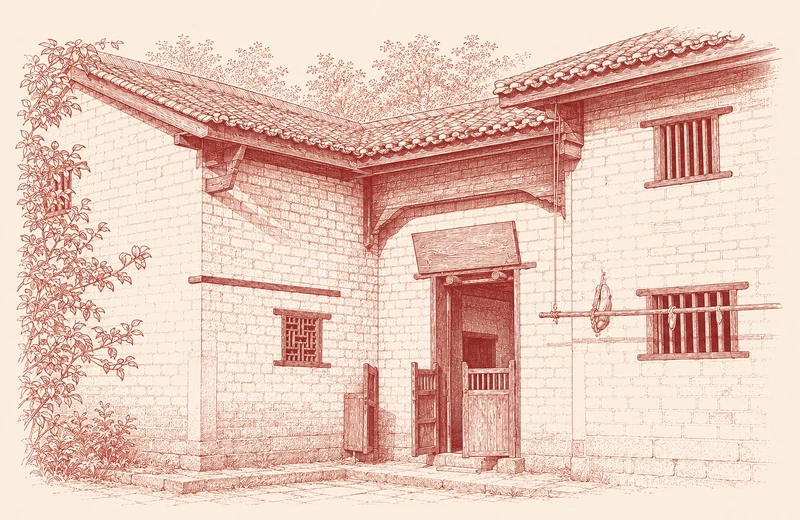
#> input picture offline-dist/landmarks/JGS05-bajiaolou.webp, 800 x 520 px
$ python -i enhance-current-lineart.py   (imports and definitions only)
#> lines starting #> are read from the running program, lines starting #| are printed output that depends on the picture
#> further down, picture is the input picture: PIL image 800x520 RGB; mean R, G, B 231.5, 199.6, 185.4
#!/usr/bin/env python3
"""Strengthen the existing verified line-art assets without changing composition.

The current WebP files are treated as the sole visual source. The transformation
only increases the opacity and local continuity of marks that already exist, so
architecture, perspective, cropping, and landmark details remain unchanged.
"""

from __future__ import annotations

import argparse
from pathlib import Path

from PIL import Image, ImageChops, ImageFilter


BACKGROUND = (248, 239, 222)
INK = (154, 56, 48)
EXCLUDED = {"JGS05-bajiaolou.webp", "JGS07-dajing.webp"}


def estimate_ink_mask(image: Image.Image) -> Image.Image:
    """Estimate the existing red-ink opacity by projection onto the site palette."""
    rgb = image.convert("RGB")
    pixels = list(rgb.getdata())
#> pixels = 416000 items
    direction = tuple(bg - ink for bg, ink in zip(BACKGROUND, INK))
    denominator = sum(value * value for value in direction)
    mask = []
    for pixel in pixels:
        displacement = tuple(bg - value for bg, value in zip(BACKGROUND, pixel))
        alpha = sum(a * b for a, b in zip(displacement, direction)) / denominator
        mask.append(max(0, min(255, round(alpha * 255))))
#> this loop made 416000 passes
#> (pixel, displacement, alpha) on passes 1 to 3: ((251, 237, 224), (-3, 2, -2), -0.00364), ((251, 237, 224), (-3, 2, -2), -0.00364), ((251, 237, 224), (-3, 2, -2), -0.00364)
#> after the loop, mask = 416000 items
    result = Image.new("L", rgb.size)
#> result: PIL image 800x520 L; every value is 0
    result.putdata(mask)
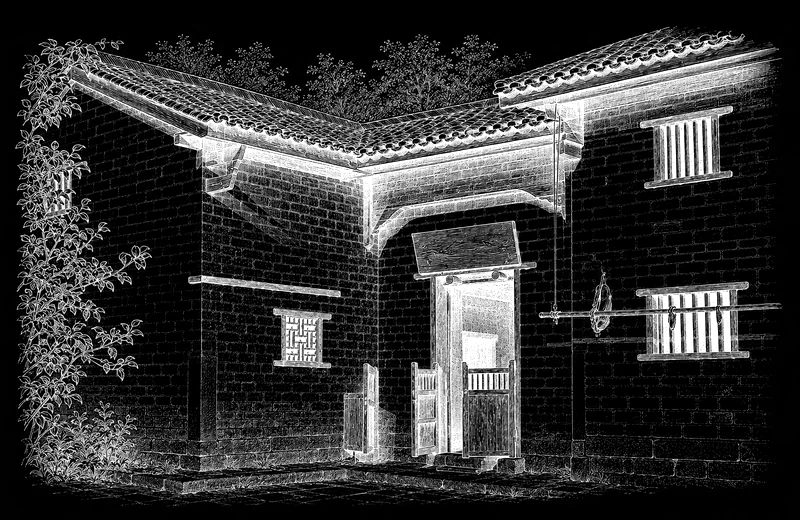
#> result: PIL image 800x520 L; min 0, max 255, mean 53.6
    return result


def strengthen(image: Image.Image) -> Image.Image:
    mask = estimate_ink_mask(image)

    # Reveal faint verified traces and give existing contours slightly more
    # continuity. No new edge detection or generative reconstruction is used.
    boosted = mask.point(
        lambda value: min(255, round(255 * ((value / 255) ** 0.72) * 1.04))
    )
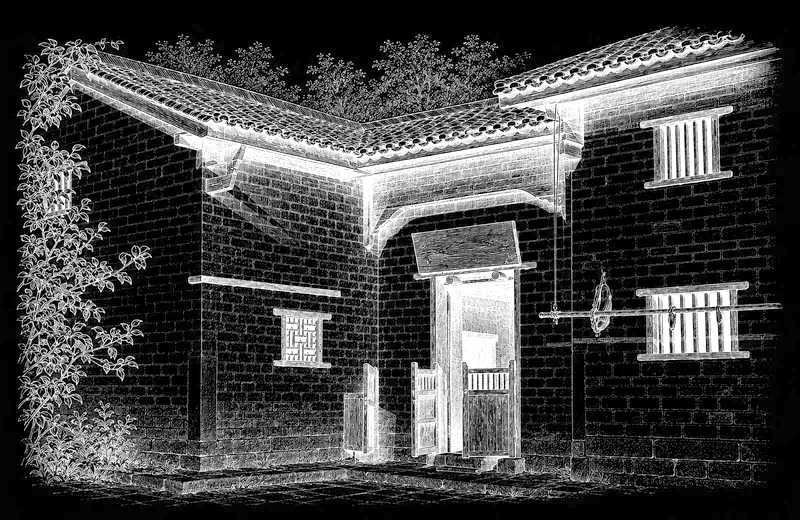
#> boosted: PIL image 800x520 L; min 0, max 255, mean 69
    nearby = boosted.filter(ImageFilter.MaxFilter(3)).point(
        lambda value: round(value * 0.34)
    )
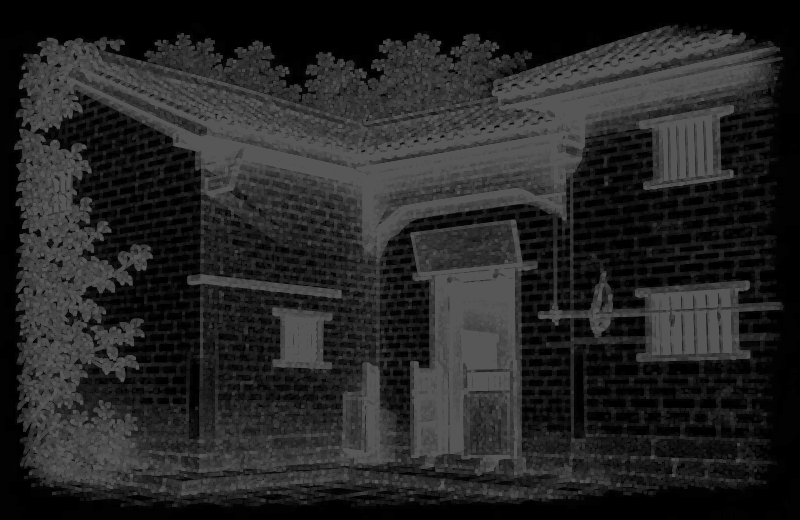
#> nearby: PIL image 800x520 L; min 0, max 87, mean 36.9
    final_mask = ImageChops.lighter(boosted, nearby)
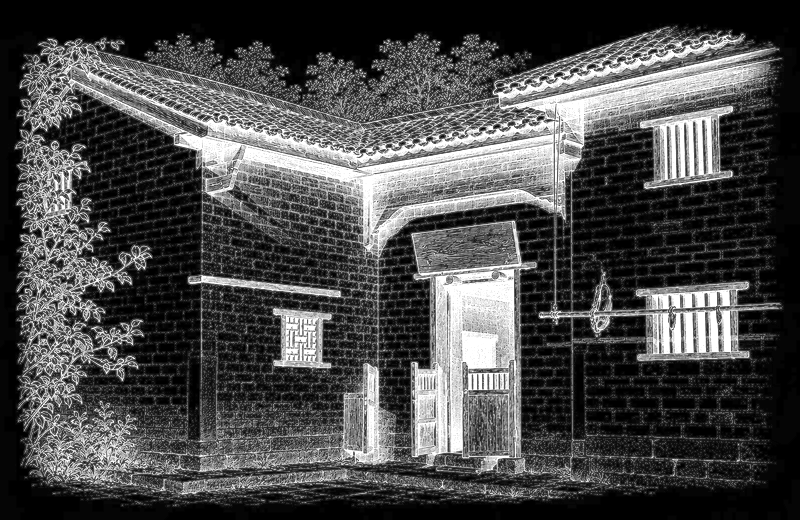
#> final_mask: PIL image 800x520 L; min 0, max 255, mean 74.2

    background = Image.new("RGB", image.size, BACKGROUND)
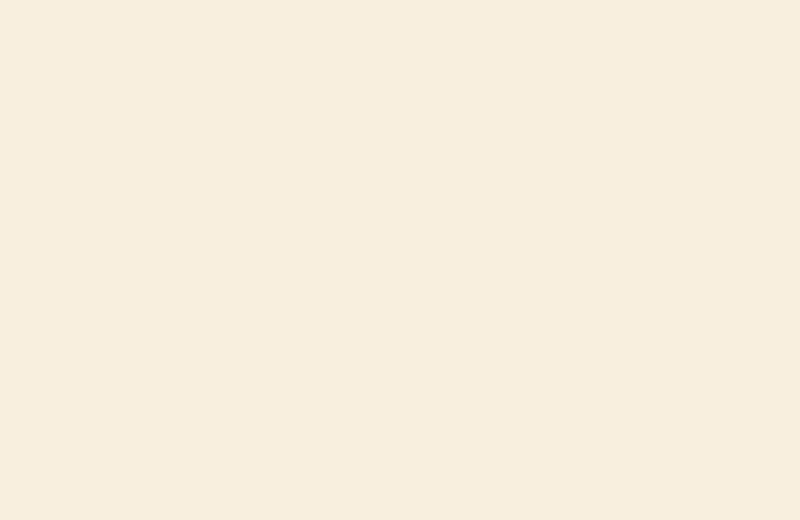
#> background: PIL image 800x520 RGB; mean R, G, B 248, 239, 222
    ink = Image.new("RGB", image.size, INK)
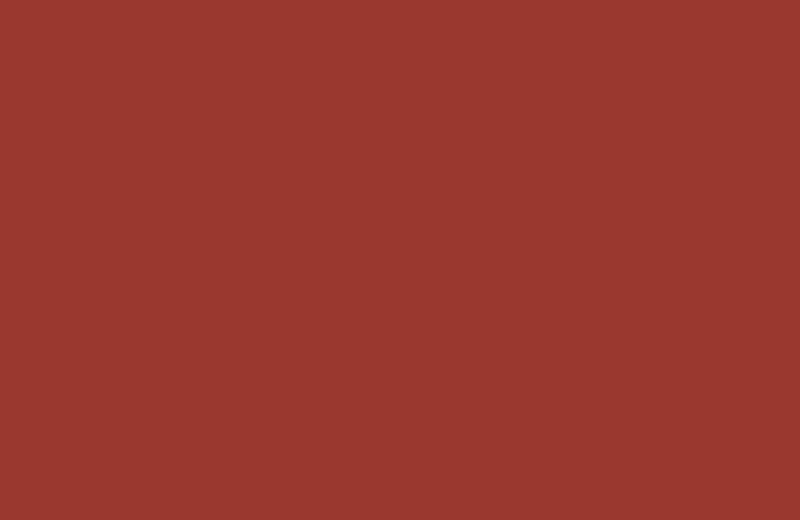
#> ink: PIL image 800x520 RGB; mean R, G, B 154, 56, 48
    return Image.composite(ink, background, final_mask)
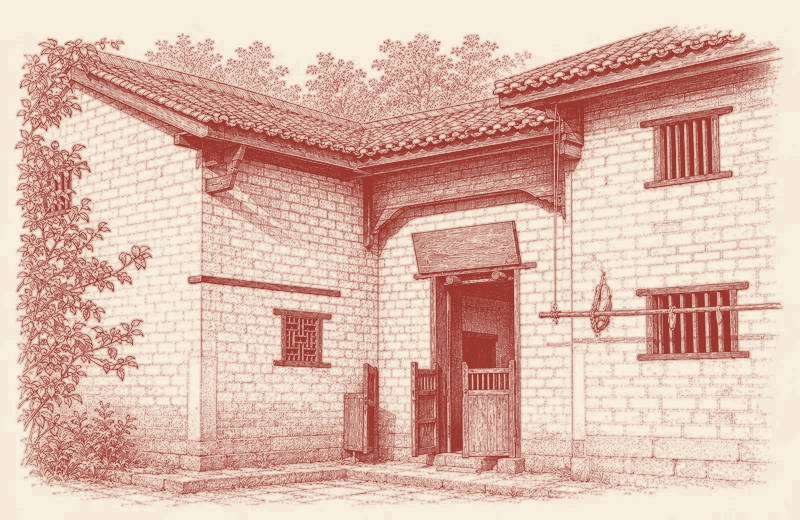
#> returned value: PIL image 800x520 RGB; mean R, G, B 220.6, 185.7, 171.4


def main() -> int:
    parser = argparse.ArgumentParser()
    parser.add_argument("project", type=Path)
    parser.add_argument(
        "--output-dir",
        type=Path,
        help="Write enhanced copies here instead of replacing project assets.",
    )
    args = parser.parse_args()

    source_dir = args.project.resolve() / "public" / "landmarks"
    destination_dir = args.output_dir.resolve() if args.output_dir else source_dir
    destination_dir.mkdir(parents=True, exist_ok=True)

    processed = 0
    for source in sorted(source_dir.glob("*.webp")):
        if source.name in EXCLUDED:
            continue
        image = Image.open(source)
        output = strengthen(image)
        destination = destination_dir / source.name
        output.save(destination, "WEBP", quality=92, method=6)
        processed += 1
        print(f"{source.name} -> {destination}")

    if processed != 42:
        raise RuntimeError(f"Expected to strengthen 42 images, processed {processed}")
    return 0


# [2 lines not run here, left out]

>>> from PIL import Image
>>> picture = Image.open('../offline-dist/landmarks/JGS05-bajiaolou.webp')
>>> result = strengthen(picture)

$ run again, on offline-dist/landmarks/JGS03-ciping.webp
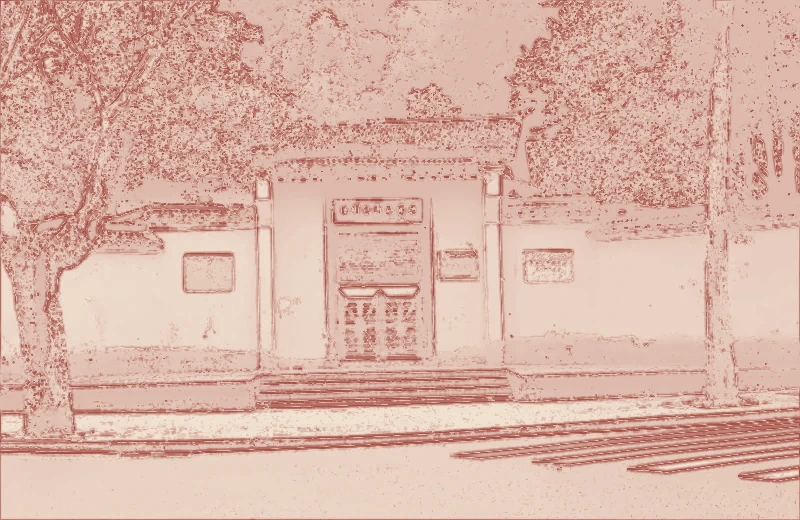
#> input picture offline-dist/landmarks/JGS03-ciping.webp, 800 x 520 px
#> picture is the input picture: PIL image 800x520 RGB; mean R, G, B 218.1, 180.3, 166.3
#> pixels = 416000 items
#> the loop in estimate_ink_mask, `for pixel in pixels:` made 416000 passes
#> (pixel, displacement, alpha) on passes 1 to 3: ((154, 87, 78), (94, 152, 144), 0.85), ((171, 106, 98), (77, 133, 124), 0.732), ((155, 95, 88), (93, 144, 134), 0.805)
#> in strengthen, `nearby = boosted.filter(ImageFilter.MaxFilter(3)).point( lambda value:..`:
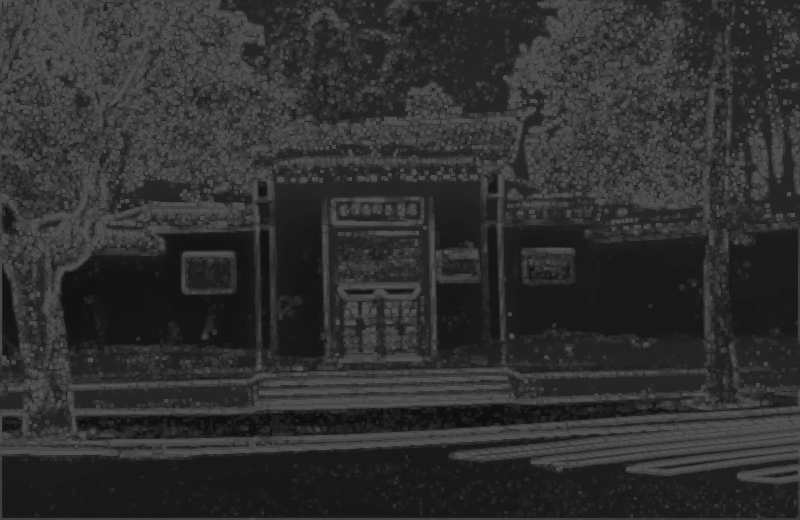
#> nearby: PIL image 800x520 L; min 13, max 83, mean 47.3
#> in strengthen, `return Image.composite(ink, background, final_mask)`:
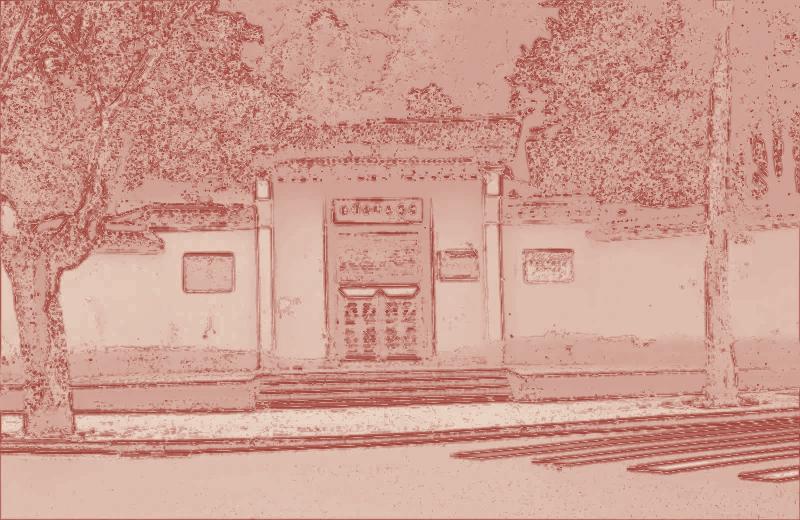
#> returned value: PIL image 800x520 RGB; mean R, G, B 206.1, 157.4, 144.4
